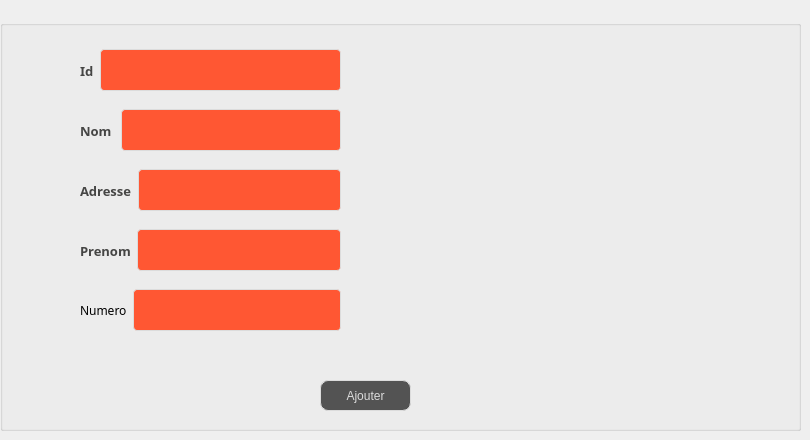
      <widget class="QWidget" name="tab_11">
       <attribute name="title">
        <string>Ajouter Client</string>
       </attribute>
       <widget class="QGroupBox" name="groupBox_4">
        <property name="geometry">
         <rect>
          <x>0</x>
          <y>20</y>
          <width>801</width>
          <height>411</height>
         </rect>
        </property>
        <property name="title">
         <string/>
        </property>
        <widget class="QPushButton" name="BAmenu">
         <property name="geometry">
          <rect>
           <x>320</x>
           <y>360</y>
           <width>91</width>
           <height>31</height>
          </rect>
         </property>
         <property name="styleSheet">
          <string notr="true">QPushButton {
color: #dcdcdc;
background:#535353;
border: none;

border: 1px solid #DCDCDC;
border-radius: 8px;
}
QPushButton:hover {
color:#fff;
background:#FF5733;
border: none;
}</string>
         </property>
         <property name="text">
          <string>Ajouter</string>
         </property>
        </widget>
        <widget class="QWidget" name="layoutWidget_12">
         <property name="geometry">
          <rect>
           <x>80</x>
           <y>260</y>
           <width>261</width>
           <height>61</height>
          </rect>
         </property>
         <layout class="QHBoxLayout" name="horizontalLayout">
          <item>
           <widget class="QLabel" name="label_51">
            <property name="font">
             <font>
              <family>Segoe Print</family>
             </font>
            </property>
            <property name="text">
             <string>Numero</string>
            </property>
           </widget>
          </item>
          <item>
           <widget class="QLineEdit" name="linemenu5">
            <property name="styleSheet">
             <string notr="true">QLineEdit {
  width: 100%;
  padding: 12px 20px;
  margin: 8px 0;
  display: inline-block;
  border: 1px solid #dcdcdc;
  border-radius: 4px;
  box-sizing: border-box;
  background: #FF5733;
  color: #FFFFFF;
}</string>
            </property>
           </widget>
          </item>
         </layout>
        </widget>
        <widget class="QWidget" name="layoutWidget_13">
         <property name="geometry">
          <rect>
           <x>80</x>
           <y>140</y>
           <width>261</width>
           <height>61</height>
          </rect>
         </property>
         <layout class="QHBoxLayout" name="horizontalLayout_2">
          <item>
           <widget class="QLabel" name="label_41">
            <property name="font">
             <font>
              <family>Segoe Print</family>
              <pointsize>-1</pointsize>
              <weight>75</weight>
              <bold>true</bold>
             </font>
            </property>
            <property name="styleSheet">
             <string notr="true">background-color: transparent;
	color: #454544;
	font-weight: bold;
	font-size: 13px;</string>
            </property>
            <property name="text">
             <string>Adresse</string>
            </property>
           </widget>
          </item>
          <item>
           <widget class="QLineEdit" name="linemenu4">
            <property name="styleSheet">
             <string notr="true">
QLineEdit {
  width: 100%;
  padding: 12px 20px;
  margin: 8px 0;
  display: inline-block;
  border: 1px solid #dcdcdc;
  border-radius: 4px;
  box-sizing: border-box;
  background: #FF5733;
  color: #FFFFFF;
}</string>
            </property>
           </widget>
          </item>
         </layout>
        </widget>
        <widget class="QWidget" name="layoutWidget_14">
         <property name="geometry">
          <rect>
           <x>80</x>
           <y>200</y>
           <width>261</width>
           <height>61</height>
          </rect>
         </property>
         <layout class="QHBoxLayout" name="horizontalLayout_3">
          <item>
           <widget class="QLabel" name="label_40">
            <property name="font">
             <font>
              <family>Segoe Print</family>
              <pointsize>-1</pointsize>
              <weight>75</weight>
              <bold>true</bold>
             </font>
            </property>
            <property name="styleSheet">
             <string notr="true">background-color: transparent;
	color: #454544;
	font-weight: bold;
	font-size: 13px;</string>
            </property>
            <property name="text">
             <string>Prenom</string>
            </property>
           </widget>
          </item>
          <item>
           <widget class="QLineEdit" name="linemenu3">
            <property name="styleSheet">
             <string notr="true">QLineEdit {
  width: 100%;
  padding: 12px 20px;
  margin: 8px 0;
  display: inline-block;
  border: 1px solid #dcdcdc;
  border-radius: 4px;
  box-sizing: border-box;
  background: #FF5733;
  color: #FFFFFF;
}</string>
            </property>
           </widget>
          </item>
         </layout>
        </widget>
        <widget class="QWidget" name="layoutWidget_15">
         <property name="geometry">
          <rect>
           <x>80</x>
           <y>80</y>
           <width>261</width>
           <height>61</height>
          </rect>
         </property>
         <layout class="QHBoxLayout" name="horizontalLayout_4">
          <item>
           <widget class="QLabel" name="label_38">
            <property name="font">
             <font>
              <family>Segoe Print</family>
              <pointsize>-1</pointsize>
              <weight>75</weight>
              <bold>true</bold>
             </font>
            </property>
            <property name="styleSheet">
             <string notr="true">background-color: transparent;
	color: #454544;
	font-weight: bold;
	font-size: 13px;</string>
            </property>
            <property name="text">
             <string>Nom </string>
            </property>
           </widget>
          </item>
          <item>
           <widget class="QLineEdit" name="linemenu2">
            <property name="styleSheet">
             <string notr="true">QLineEdit {
  width: 100%;
  padding: 12px 20px;
  margin: 8px 0;
  display: inline-block;
  border: 1px solid #dcdcdc;
  border-radius: 4px;
  box-sizing: border-box;
  background: #FF5733;
  color: #FFFFFF;
}</string>
            </property>
           </widget>
          </item>
         </layout>
        </widget>
        <widget class="QWidget" name="layoutWidget_16">
         <property name="geometry">
          <rect>
           <x>80</x>
           <y>20</y>
           <width>261</width>
           <height>61</height>
          </rect>
         </property>
         <layout class="QHBoxLayout" name="horizontalLayout_5">
          <item>
           <widget class="QLabel" name="label_32">
            <property name="font">
             <font>
              <family>Segoe Print</family>
              <pointsize>-1</pointsize>
              <weight>75</weight>
              <bold>true</bold>
             </font>
            </property>
            <property name="styleSheet">
             <string notr="true">background-color: transparent;
	color: #454544;
	font-weight: bold;
	font-size: 13px;</string>
            </property>
            <property name="text">
             <string>Id</string>
            </property>
           </widget>
          </item>
          <item>
           <widget class="QLineEdit" name="linemenu1">
            <property name="styleSheet">
             <string notr="true">QLineEdit {
  width: 100%;
  padding: 12px 20px;
  margin: 8px 0;
  display: inline-block;
  border: 1px solid #dcdcdc;
  border-radius: 4px;
  box-sizing: border-box;
  background: #FF5733;
  color: #FFFFFF;
}</string>
            </property>
           </widget>
          </item>
         </layout>
        </widget>
       </widget>
      </widget>
